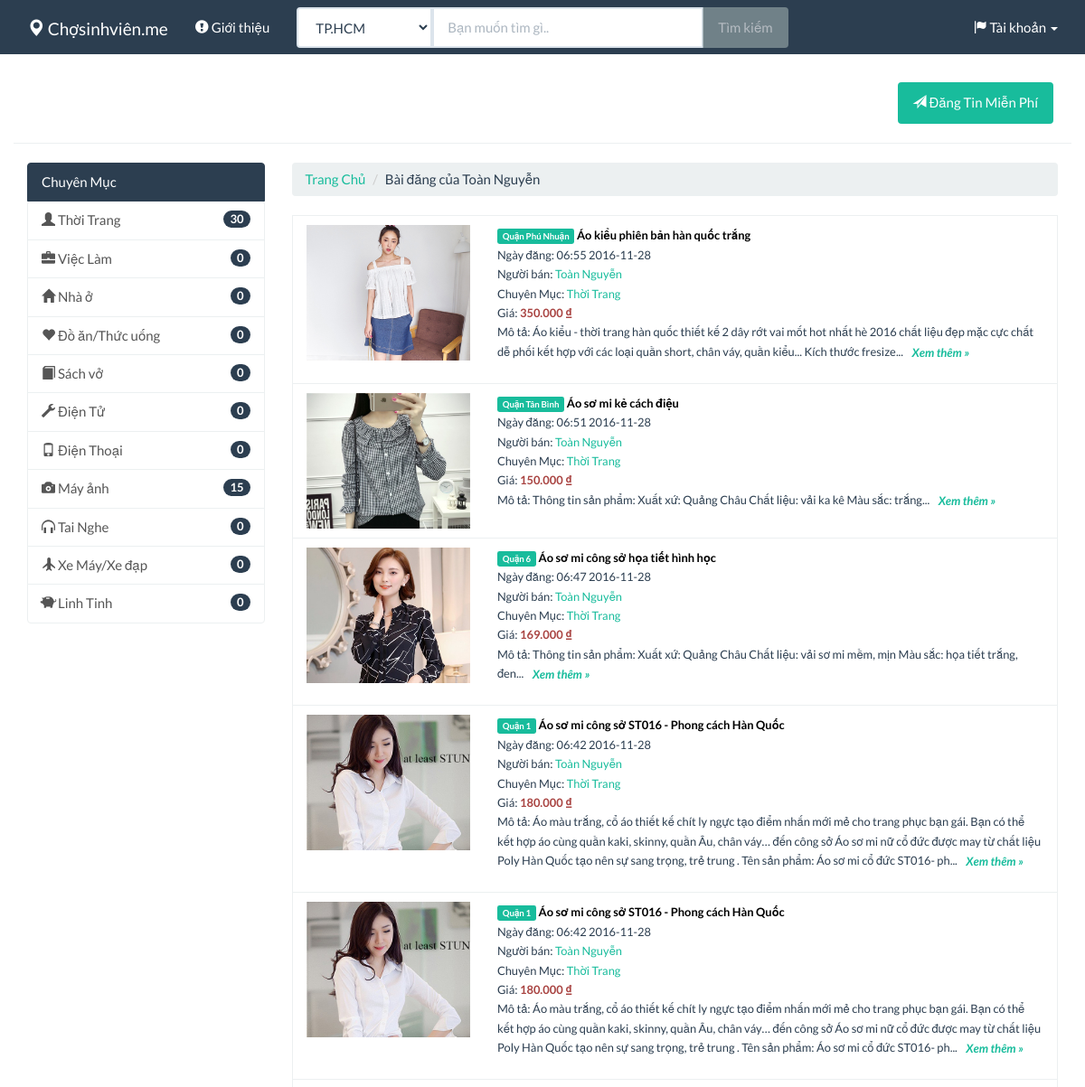
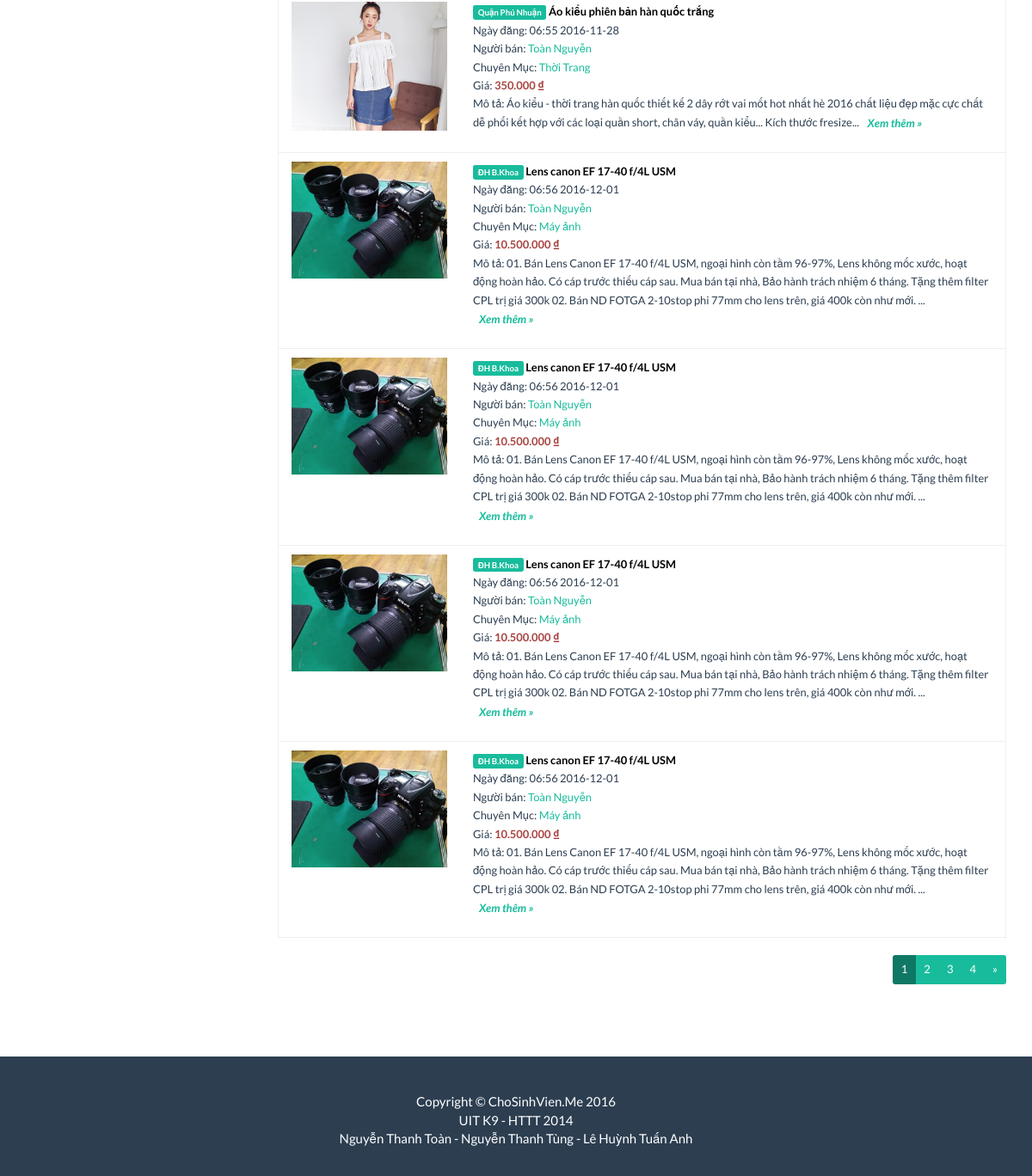
Page /user/?id_member=12 on the committed database (2 pictures, top to bottom).
### tables this page shows
CREATE TABLE `member` (
  `ID` int(11) NOT NULL,
  `first_name` varchar(50) NOT NULL,
  `last_name` varchar(50) NOT NULL,
  `email` varchar(50) NOT NULL,
  `phone` varchar(50) NOT NULL,
  `password` varchar(50) NOT NULL
);

CREATE TABLE `postads` (
  `id` int(11) NOT NULL,
  `user` varchar(200) NOT NULL,
  `time` varchar(200) NOT NULL,
  `title` varchar(200) NOT NULL,
  `id_member` varchar(100) NOT NULL,
  `content` text NOT NULL,
  `price` int(11) NOT NULL,
  `address` varchar(50) NOT NULL,
  `contact` varchar(200) NOT NULL,
  `category` varchar(50) NOT NULL,
  `img_1` varchar(200) NOT NULL,
  `img_2` varchar(200) NOT NULL,
  `img_3` varchar(200) NOT NULL,
  `img_4` varchar(200) NOT NULL
);

### details/listview.php (the view, shortened to what this page needs)
<?php
echo "
           <li class='list-group-item hidden-xs hidden-sm'>
                    <div class='row product-box'>
                            <div class='col-xs-3 col-sm-3 col-md-3 col-lg-3'>
                                <center><a href='../details/?id={$data['id']}' >
                                <div class='carousel-inner' style='max-height: 150px;''>
                                    <img class='slide-image' src='../{$data['img_1']}'>
                               </div></a>
                               </center>
                            </div>
                            <div class='col-xs-9 col-sm-9 col-md-9 col-lg-9'>
                                <p><small><a style='color:black' href='../details/?id={$data['id']}' >
                                     <span class='label label-success'>{$data['address']}</span>
                              <strong> {$data['title']}</strong></a></small><br/>
                              <small>Ngày đăng: {$data['time']}</small><br/>
                                <small>Người bán: <a href = '../user/?id_member={$data['id_member']}'>{$data['user']}</a></small><br/>
                                <small class='navigation'>Chuyên Mục: <a href = '../filter/?category={$data['category']}'>{$data['category']}</a></small><br/>
                                <small>Giá: <strong style='color:#a94442'>$price ₫</strong></small>   <br/>
                                <small>Mô tả: {$data['content']}...
                                <a href='../details/?id={$data['id']}'  class='btn btn-xs btn-link' role='button'><i> <b>Xem thêm »</b></i></a></small>
                            </div>
                        </div>
          </li>
      ";
?>

### user/index.php (shortened to what this page needs)
<!DOCTYPE html>
<html lang="en">
<?php
include('../header.php');
?>
<body>
<?php
include('../menu_login.php');
?>
      <div class="container">
          <div class="row">
<?php
include('../category_post.php');
?>
            <div class="col-md-9">
                <div class="row">
 <div class="col-md-12">
<ul class="list-group ">
          <?php
include('../connect.php');
$id = $_GET['id_member'];
$sql = "SELECT first_name,last_name FROM member WHERE id='$id'";
$resultuser = mysqli_query($conn, $sql);
$datauser = mysqli_fetch_array($resultuser);
echo "
 <ol class = 'breadcrumb'>
   <li><a href = '../index.php'>Trang Chủ</a></li>
   <li>Bài đăng của {$datauser['first_name']} {$datauser['last_name']} </li>
</ol>
";
function adddotstring($strNum) {
        $len = strlen($strNum);
        $counter = 3;
        $result = "";
        while ($len - $counter >= 0)
        {
            $con = substr($strNum, $len - $counter , 3);
            $result = '.'.$con.$result;
            $counter+= 3;
        }
        $con = substr($strNum, 0 , 3 - ($counter - $len) );
        $result = $con.$result;
        if(substr($result,0,1)=='.'){
            $result=substr($result,1,$len+1);
        }
        return $result;
}
                $display = 10;
                $query = "SELECT COUNT(id) FROM postads WHERE id_member='$id' order by id desc";
                $result = mysqli_query($conn,$query);
                $rows = mysqli_fetch_array($result);
                $record = $rows[0];
                if($record > $display) {
                        $page = ceil($record/$display);
                    } else {
                        $page = 1;
                    }
                if ((isset($_GET['f']) && (int)$_GET['f']>=0)) $start = ($_GET['f']-1)*10;
                else $start = 0;
                $current = ($start/$display)+1;
                $last = $page - 1 ;
                if ($current >= 7) {
                    $start_page = $current - 3;
                    if ($page > $current + 3)
                        $end_page = $current + 3;
                    else if ($current <= $page && $current > $page - 6) {
                        $start_page = $page - 6;
                        $end_page = $page;
                    } else {
                        $end_page = $page;
                    }
                } else {
                    $start_page = 1;
                    if ($page > 7)
                        $end_page = 7;
                    else
                        $end_page = $page;
                }
                $query_data = "SELECT *,id FROM postads
                               WHERE id_member='$id'
                                order by id desc
                               LIMIT $start, $display";
                $result_data = mysqli_query($conn,$query_data);
                while($data = mysqli_fetch_array($result_data)) {
                    $price=adddotstring($data['price']);
                  $data['content'] =mb_substr($data['content'],0,300,'UTF-8');
                  include('../details/listview.php');
                }
                  echo"<div class='clearfix'></div><ul class='pagination pagination-sm pull-right'>";
                if($page > 1) {
                    for ($i = $start_page; $i <= $end_page; $i++) {
                        if ($current == $i)
                            echo " <li class='active'><a href='#''>$i</a></li>";
                        else
                            echo "<li><a href='?id_member={$id}&&f=".($i)."'>$i</a></li>";
                    }
                    if ($current < $page) {
                        echo "<li><a href='?id_member={$id}&&f=$last'>&raquo;</a></li>" ;
                    }
                }
                 echo"</ul><div class='clearfix'></div>";
?>
</ul>
</div>
                </div>
            </div>
        </div>
    </div>
<?php
include('../footer.php');
?>
</body>
</html>

### css/shop-homepage.css (style rules this page uses)
body { padding-top: 70px; }
.slide-image { width: 100%; }

### header.php (style rules this page uses)
a { color: #18bc9c; text-decoration: none; }

### rows in the picture
member: first_name "Toàn", last_name "Nguyễn"
postads: img_1 (picture), address "Quận Phú Nhuận", title "Áo kiểu phiên bản hàn quốc trắng", time "06:55 2016-11-28", user "Toàn Nguyễn", category "Thời Trang", price "350.000", content "Áo kiểu - thời trang hàn quốc thiết kế 2 dây rớt vai mốt hot nhất hè 2016 chất liệu đẹp mặc cực chất dễ phối kết hợp với các loại quần short, chân váy, quần kiểu... Kích thước fresize"
postads: img_1 (picture), address "Quận Tân Bình", title "Áo sơ mi kẻ cách điệu", time "06:51 2016-11-28", user "Toàn Nguyễn", category "Thời Trang", price "150.000", content "Thông tin sản phẩm: Xuất xứ: Quảng Châu Chất liệu: vải ka kê Màu sắc: trắng"
postads: img_1 (picture), address "Quận 6", title "Áo sơ mi công sở họa tiết hình học", time "06:47 2016-11-28", user "Toàn Nguyễn", category "Thời Trang", price "169.000", content "Thông tin sản phẩm: Xuất xứ: Quảng Châu Chất liệu: vải sơ mi mềm, mịn Màu sắc: họa tiết trắng, đen"
postads: img_1 (picture), address "Quận 1", title "Áo sơ mi công sở ST016 - Phong cách Hàn Quốc", time "06:42 2016-11-28", user "Toàn Nguyễn", category "Thời Trang", price "180.000", content "Áo màu trắng, cổ áo thiết kế chít ly ngực tạo điểm nhấn mới mẻ cho trang phục bạn gái. Bạn có thể kết hợp áo cùng quần kaki, skinny, quần Âu, chân váy… đến công sở Áo sơ mi nữ cổ đức được may từ chất liệu Poly Hàn Quốc tạo nên sự sang trọng, trẻ trung . Tên sản phẩm: Áo sơ mi cổ đức ST016- ph"
postads: img_1 (picture), address "Quận 1", title "Áo sơ mi công sở ST016 - Phong cách Hàn Quốc", time "06:42 2016-11-28", user "Toàn Nguyễn", category "Thời Trang", price "180.000", content "Áo màu trắng, cổ áo thiết kế chít ly ngực tạo điểm nhấn mới mẻ cho trang phục bạn gái. Bạn có thể kết hợp áo cùng quần kaki, skinny, quần Âu, chân váy… đến công sở Áo sơ mi nữ cổ đức được may từ chất liệu Poly Hàn Quốc tạo nên sự sang trọng, trẻ trung . Tên sản phẩm: Áo sơ mi cổ đức ST016- ph"
postads: img_1 (picture), address "Quận Phú Nhuận", title "Áo kiểu phiên bản hàn quốc trắng", time "06:55 2016-11-28", user "Toàn Nguyễn", category "Thời Trang", price "350.000", content "Áo kiểu - thời trang hàn quốc thiết kế 2 dây rớt vai mốt hot nhất hè 2016 chất liệu đẹp mặc cực chất dễ phối kết hợp với các loại quần short, chân váy, quần kiểu... Kích thước fresize"
postads: img_1 (picture), address "ĐH B.Khoa", title "Lens canon EF 17-40 f/4L USM", time "06:56 2016-12-01", user "Toàn Nguyễn", category "Máy ảnh", price "10.500.000", content "01. Bán Lens Canon EF 17-40 f/4L USM, ngoại hình còn tầm 96-97%, Lens không mốc xước, hoạt động hoàn hảo. Có cáp trước thiếu cáp sau. Mua bán tại nhà, Bảo hành trách nhiệm 6 tháng. Tặng thêm filter CPL trị giá 300k 02. Bán ND FOTGA 2-10stop phi 77mm cho lens trên, giá 400k còn như mới."
postads: img_1 (picture), address "ĐH B.Khoa", title "Lens canon EF 17-40 f/4L USM", time "06:56 2016-12-01", user "Toàn Nguyễn", category "Máy ảnh", price "10.500.000", content "01. Bán Lens Canon EF 17-40 f/4L USM, ngoại hình còn tầm 96-97%, Lens không mốc xước, hoạt động hoàn hảo. Có cáp trước thiếu cáp sau. Mua bán tại nhà, Bảo hành trách nhiệm 6 tháng. Tặng thêm filter CPL trị giá 300k 02. Bán ND FOTGA 2-10stop phi 77mm cho lens trên, giá 400k còn như mới."
postads: img_1 (picture), address "ĐH B.Khoa", title "Lens canon EF 17-40 f/4L USM", time "06:56 2016-12-01", user "Toàn Nguyễn", category "Máy ảnh", price "10.500.000", content "01. Bán Lens Canon EF 17-40 f/4L USM, ngoại hình còn tầm 96-97%, Lens không mốc xước, hoạt động hoàn hảo. Có cáp trước thiếu cáp sau. Mua bán tại nhà, Bảo hành trách nhiệm 6 tháng. Tặng thêm filter CPL trị giá 300k 02. Bán ND FOTGA 2-10stop phi 77mm cho lens trên, giá 400k còn như mới."
postads: img_1 (picture), address "ĐH B.Khoa", title "Lens canon EF 17-40 f/4L USM", time "06:56 2016-12-01", user "Toàn Nguyễn", category "Máy ảnh", price "10.500.000", content "01. Bán Lens Canon EF 17-40 f/4L USM, ngoại hình còn tầm 96-97%, Lens không mốc xước, hoạt động hoàn hảo. Có cáp trước thiếu cáp sau. Mua bán tại nhà, Bảo hành trách nhiệm 6 tháng. Tặng thêm filter CPL trị giá 300k 02. Bán ND FOTGA 2-10stop phi 77mm cho lens trên, giá 400k còn như mới."

### other values in the picture
$data['total'] "30"
$data['total'] "0"
$data['total'] "15"
